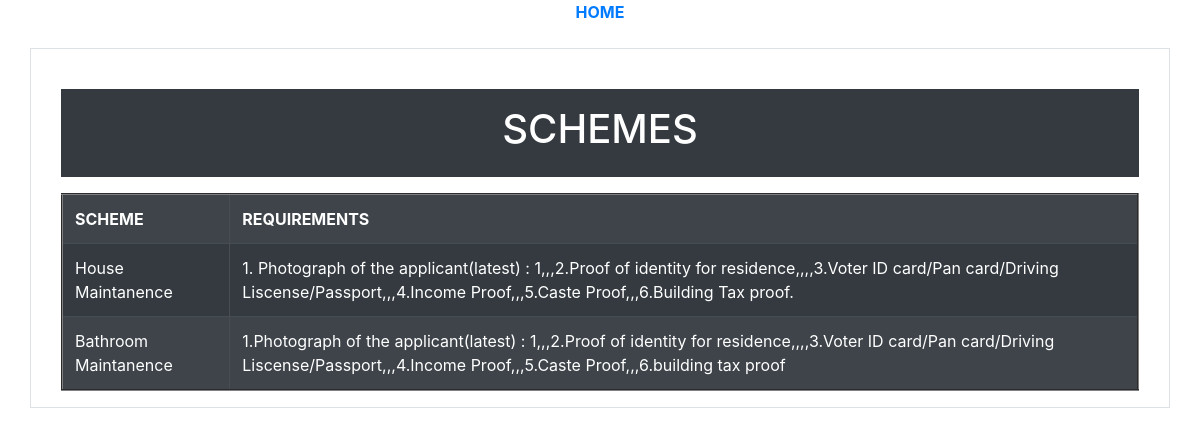
The page /viewschemeuser on the database its author committed.
### panchayat/models.py (models this page shows)
class Scheme(models.Model):
    scheme = models.CharField(max_length=30)
    requirements = models.CharField(max_length=30)

### panchayat/views.py (the view)
# urls.py: path('viewschemeuser',views.viewschemeuser,name='viewschemeuser'),
def viewschemeuser(request):
    data=Scheme.objects.all()
    return render(request,'viewschemeuser.html',{'d':data})

### template/viewschemeuser.html (shortened to what this page needs)
<!DOCTYPE html>
<html lang="en" xmlns="http://www.w3.org/1999/html">
<head>
  <link rel="stylesheet" href="https://maxcdn.bootstrapcdn.com/bootstrap/4.5.2/css/bootstrap.min.css">
</head>
<body>
<div style="text-align:center">
<a href="uhome"><b>HOME</b></a><br>
</div><br>
<div class="container-sm border"><br>
<div class="container">
<div class="container p-3 my-3 bg-dark text-white">
    <div style="text-align:center">
    <h1> SCHEMES</h1>
    </div></div>
<table  class="table table-dark table-striped" border="2">
<tr>
    <th>SCHEME</th>
    <th>REQUIREMENTS</th>
</tr>
    <tr>
        {% for i in d %}
        <form action="viewschemeuser" method="post">
        <td>{{i.scheme}}</td>
        <td>{{i.requirements}}</td>
        </form></tr>
    {% endfor %}
</table>
</div></div></body>
</html>

### rows shown on the page
Scheme: scheme "House Maintanence", requirements "1. Photograph of the applicant(latest) : 1,,,2.Proof of identity for residence,,,,3.Voter ID card/Pan card/Driving Liscense/Passport,,,4.Income Proof,,,5.Caste Proof,,,6.Building Tax proof."
Scheme: scheme "Bathroom Maintanence", requirements "1.Photograph of the applicant(latest) : 1,,,2.Proof of identity for residence,,,,3.Voter ID card/Pan card/Driving Liscense/Passport,,,4.Income Proof,,,5.Caste Proof,,,6.building tax proof"
